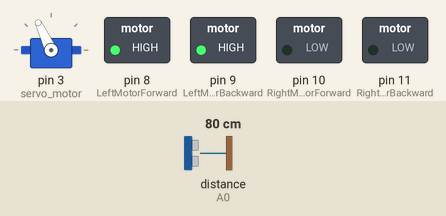
A sketch run on a simulated Arduino Uno, built with avr-gcc and run on an emulated ATmega328P. Parts: servo, switched loads named in the sketch (green lamp = pin HIGH). Inputs (shaded band) come from the test bench; at power-on: distance to the obstacle (sensor on A0) 80 cm. The echo pulse lasts 58.3 µs per cm.

Above: at 3.8 s.
3.9 s: distance to the obstacle (sensor on A0) set to 23 cm
5.4 s: distance to the obstacle (sensor on A0) set to 18 cm
At 5.9 s:
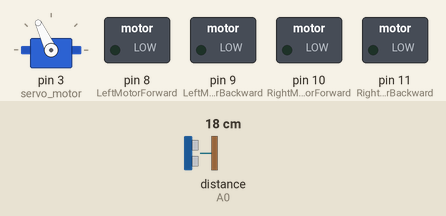
At 7.1 s:
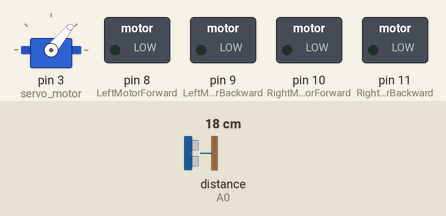
8.4 s: distance to the obstacle (sensor on A0) set to 19 cm
At 14.1 s:
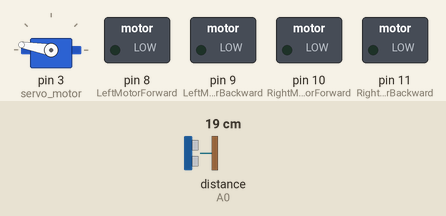
Timing chart, 0 to 17.4 s (numbered marks = the images above; inputs shaded):
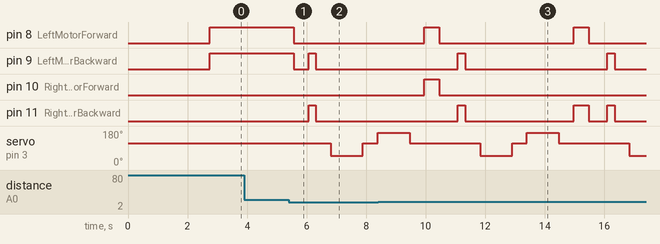

Measured:
- the behaviour switches between 21 and 20 cm on distance to the obstacle (sensor on A0) (found by bisection; images 0 and 1)
- the behaviour switches between 18 and 19 cm on distance to the obstacle (sensor on A0) (found by bisection; images 2 and 3)
- after the input at 3.9 s, every drawn part: stays the same
- after the input at 5.4 s, pin 8 (LeftMotorForward): HIGH → LOW after 0.16 s; pin 9 (LeftMotorBackward): HIGH → LOW after 0.16 s, → HIGH 0.50 s later, → LOW 0.25 s later; pin 11 (RightMotorBackward): LOW → HIGH after 0.66 s, → LOW 0.25 s later; servo on pin 3 (servo_motor): 115° → 50° after 1.4 s, → 115° 1.1 s later, → 170° 0.50 s later
- after the input at 8.4 s, pin 10 (RightMotorForward): LOW → HIGH after 1.6 s, → LOW 0.50 s later

The sketch:

maze_solving_final-code.ino
```cpp
#include <Servo.h>          //Servo motor library. This is standard library
#include <NewPing.h>        //Ultrasonic sensor function library. You must install this library

//our L298N control pins
const int LeftMotorForward = 8;
const int LeftMotorBackward = 9;
const int RightMotorForward = 10;
const int RightMotorBackward = 11;

//sensor pins
#define trig_pin A1 //digital input 4
#define echo_pin A0 //digital input 2

#define maximum_distance 50  // change the maximum distance to 50 cm
boolean goesForward = false;
int distance = 100;

NewPing sonar(trig_pin, echo_pin, maximum_distance); //sensor function
Servo servo_motor; //our servo name

void setup(){
  pinMode(RightMotorForward, OUTPUT);
  pinMode(LeftMotorForward, OUTPUT);
  pinMode(LeftMotorBackward, OUTPUT);
  pinMode(RightMotorBackward, OUTPUT);

  servo_motor.attach(3); //our servo pin

  servo_motor.write(115);
  delay(2000);
  distance = readPing();
  delay(100);
  distance = readPing();
  delay(100);
  distance = readPing();
  delay(100);
  distance = readPing();
  delay(100);
}

void loop(){
  int distanceRight = 0;
  int distanceLeft = 0;
  delay(50);

  if (distance <= 20){   // change the minimum distance to 20 cm
    moveStop();
    delay(500);
    moveBackward();
    delay(250);   // reduce the delay when moving backward
    moveStop();
    delay(500);
    distanceRight = lookRight();
    delay(500);
    distanceLeft = lookLeft();
    delay(500);

    if (distance >= distanceLeft){
      turnRight();
      moveStop();
    }
    else{
      turnLeft();
      moveStop();
    }
  }
  else{
    moveForward();
  }
    distance = readPing();
}

int lookRight(){
  servo_motor.write(50);
  delay(500);
  int distance = readPing();
  delay(500);
  servo_motor.write(115);
  return distance;
}

int lookLeft(){
  servo_motor.write(170);
  delay(500);
  int distance = readPing();
  delay(500);
  servo_motor.write(115);
  return distance;
}

int readPing(){
  delay(70);
  int cm = sonar.ping_cm();
  if (cm==0)
  {
    cm=50;
  }
  return cm;
}

void moveStop(){
  digitalWrite(RightMotorForward, LOW);
  digitalWrite(LeftMotorForward, LOW);
  digitalWrite(RightMotorBackward, LOW);
  digitalWrite(LeftMotorBackward, LOW);
}

void moveForward(){
  if(!goesForward){
    goesForward=true;
    digitalWrite(LeftMotorForward, HIGH);
    digitalWrite(RightMotorForward, LOW);
    digitalWrite(LeftMotorBackward, HIGH);
    digitalWrite(RightMotorBackward, LOW);
  }
}

void moveBackward(){
  goesForward=false;
  digitalWrite(LeftMotorBackward, HIGH);
  digitalWrite(RightMotorBackward, HIGH);
  digitalWrite(LeftMotorForward, LOW);
  digitalWrite(RightMotorForward, LOW);
}

void turnRight(){
  digitalWrite(LeftMotorForward, HIGH);
  digitalWrite(RightMotorBackward, HIGH);
  digitalWrite(LeftMotorBackward, LOW);
  digitalWrite(RightMotorForward, LOW);
  delay(500); // add delay to allow
}

void turnLeft(){

  digitalWrite(LeftMotorBackward, LOW);
  digitalWrite(RightMotorForward, HIGH);
  digitalWrite(LeftMotorForward, HIGH);
  digitalWrite(RightMotorBackward, LOW);
  delay(500); // Add delay after turning
}
```
